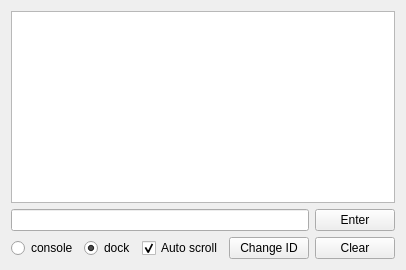
      <widget class="QWidget" name="consoleWidget">
       <attribute name="icon">
        <iconset resource="resources.qrc">
         <normaloff>:/icons/resources/icons/console.png</normaloff>:/icons/resources/icons/console.png</iconset>
       </attribute>
       <attribute name="title">
        <string>Console</string>
       </attribute>
       <layout class="QVBoxLayout" name="verticalLayout_2">
        <item>
         <widget class="QPlainTextEdit" name="console">
          <property name="sizePolicy">
           <sizepolicy hsizetype="Expanding" vsizetype="Expanding">
            <horstretch>0</horstretch>
            <verstretch>0</verstretch>
           </sizepolicy>
          </property>
          <property name="contextMenuPolicy">
           <enum>Qt::CustomContextMenu</enum>
          </property>
          <property name="undoRedoEnabled">
           <bool>false</bool>
          </property>
          <property name="lineWrapMode">
           <enum>QPlainTextEdit::NoWrap</enum>
          </property>
          <property name="readOnly">
           <bool>true</bool>
          </property>
          <property name="plainText">
           <string notr="true"/>
          </property>
         </widget>
        </item>
        <item>
         <layout class="QGridLayout" name="gridLayout">
          <property name="bottomMargin">
           <number>0</number>
          </property>
          <item row="0" column="0">
           <widget class="QLineEdit" name="consoleLine"/>
          </item>
          <item row="1" column="0">
           <layout class="QHBoxLayout" name="horizontalLayout_16">
            <property name="rightMargin">
             <number>0</number>
            </property>
            <item>
             <widget class="QRadioButton" name="radioStderr">
              <property name="text">
               <string>console</string>
              </property>
              <property name="checked">
               <bool>false</bool>
              </property>
             </widget>
            </item>
            <item>
             <widget class="QRadioButton" name="radioConsole">
              <property name="text">
               <string>dock</string>
              </property>
              <property name="checked">
               <bool>true</bool>
              </property>
              <property name="autoRepeat">
               <bool>false</bool>
              </property>
             </widget>
            </item>
            <item>
             <spacer name="horizontalSpacer_11">
              <property name="orientation">
               <enum>Qt::Horizontal</enum>
              </property>
              <property name="sizeHint" stdset="0">
               <size>
                <width>0</width>
                <height>20</height>
               </size>
              </property>
             </spacer>
            </item>
            <item>
             <widget class="QCheckBox" name="checkAutoScroll">
              <property name="text">
               <string>Auto scroll</string>
              </property>
              <property name="checked">
               <bool>true</bool>
              </property>
             </widget>
            </item>
            <item>
             <widget class="QPushButton" name="buttonChangeID">
              <property name="text">
               <string>Change ID</string>
              </property>
             </widget>
            </item>
           </layout>
          </item>
          <item row="0" column="1">
           <widget class="QPushButton" name="consoleSubmit">
            <property name="text">
             <string>Enter</string>
            </property>
           </widget>
          </item>
          <item row="1" column="1">
           <widget class="QPushButton" name="buttonConsoleclear">
            <property name="sizePolicy">
             <sizepolicy hsizetype="Minimum" vsizetype="Fixed">
              <horstretch>0</horstretch>
              <verstretch>0</verstretch>
             </sizepolicy>
            </property>
            <property name="maximumSize">
             <size>
              <width>16777215</width>
              <height>16777215</height>
             </size>
            </property>
            <property name="baseSize">
             <size>
              <width>-13825</width>
              <height>0</height>
             </size>
            </property>
            <property name="focusPolicy">
             <enum>Qt::NoFocus</enum>
            </property>
            <property name="text">
             <string>Clear</string>
            </property>
           </widget>
          </item>
         </layout>
        </item>
       </layout>
      </widget>
